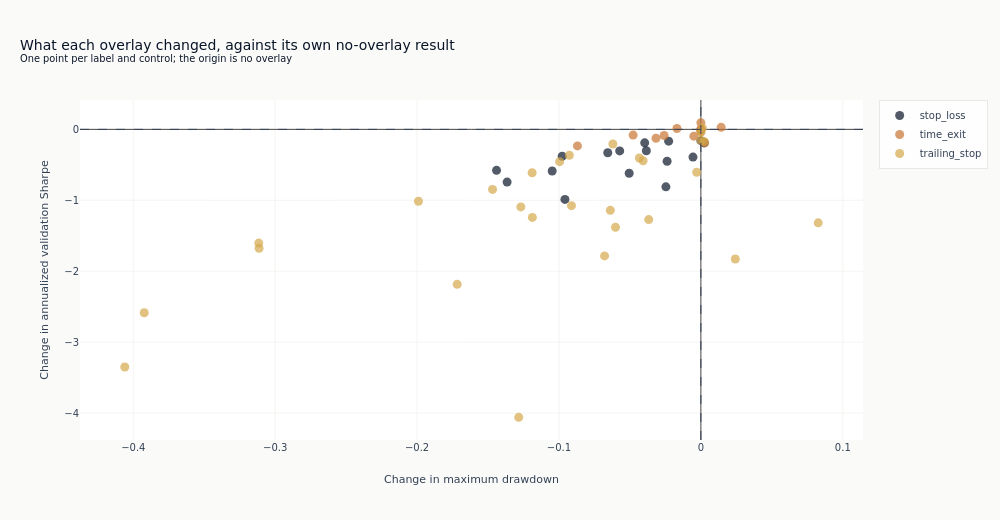

The code cell stored with this chart in its notebook:
### Markdown cell above
The two axes an overlay trades against each other. A control that helps sits up and to the
right: less drawdown and no worse Sharpe. The cluster's position relative to the origin is the
reading, not any single point in it - fourteen controls on one year of validation will produce
a best one whether or not any of them works.

### Code cell
fig = go.Figure()
palette = {
    "stop_loss": COLORS["blue"],
    "trailing_stop": COLORS["amber"],
    "time_exit": COLORS["copper"],
}
for control_type in sorted(set(comparable.get_column("control_type"))):
    panel = comparable.filter(pl.col("control_type") == control_type)
    fig.add_trace(
        go.Scatter(
            x=panel.get_column("drawdown_change").to_list(),
            y=panel.get_column("sharpe_change").to_list(),
            mode="markers",
            name=control_type,
            text=panel.get_column("control").to_list(),
            marker={"size": 9, "color": palette.get(control_type, COLORS["slate"]), "opacity": 0.7},
        )
    )
fig.add_hline(y=0, line_width=1, line_dash="dash", line_color=COLORS["neutral"])
fig.add_vline(x=0, line_width=1, line_dash="dash", line_color=COLORS["neutral"])
fig.update_layout(
    title={
        "text": "What each overlay changed, against its own no-overlay result"
        "<br><sup>One point per label and control; the origin is no overlay</sup>",
        "x": 0.02,
        "xanchor": "left",
    },
    xaxis_title="Change in maximum drawdown",
    yaxis_title="Change in annualized validation Sharpe",
    height=520,
    width=1000,
)
show_plotly_with_alt(
    fig,
    "Scatter plot of the change in annualized validation Sharpe against the change in maximum "
    "drawdown, one point per label and declared risk control coloured by control type, with "
    "dashed lines through the origin marking the no-overlay result. Points spread on both sides of the horizontal line, "
    "so the controls do not separate from no overlay on Sharpe.",
)

### Figure 1 — Plotly figure (JSON) as saved in the notebook; plotly's stock layout.template omitted (floating-point values rounded to 4 significant figures)
{"data": [{"marker": {"color": "#0a1628", "opacity": 0.7, "size": 9}, "mode": "markers", "name": "stop_loss", "text": ["stop_loss_3pct", "stop_loss_15pct", "stop_loss_15pct", "stop_loss_3pct", "stop_loss_10pct", "stop_loss_5pct", "stop_loss_5pct", "stop_loss_10pct", "stop_loss_5pct", "stop_loss_10pct", "stop_loss_10pct", "stop_loss_3pct", "stop_loss_5pct", "stop_loss_15pct", "stop_loss_15pct", "stop_loss_3pct"], "type": "scatter", "x": [-0.02381, 0.002201, 0.0, -0.144, -0.05721, -0.05053, -0.03843, -0.09774, -0.1048, -0.02271, -0.005562, -0.02466, -0.1366, -0.03961, -0.06563, -0.09581], "y": [-0.4502, -0.1905, -0.1597, -0.5779, -0.3037, -0.619, -0.3021, -0.3791, -0.5864, -0.1661, -0.3911, -0.811, -0.7435, -0.1899, -0.3297, -0.9874]}, {"marker": {"color": "#C87533", "opacity": 0.7, "size": 9}, "mode": "markers", "name": "time_exit", "text": ["time_exit_20", "time_exit_10", "time_exit_40", "time_exit_40", "time_exit_40", "time_exit_10", "time_exit_20", "time_exit_20", "time_exit_40", "time_exit_20", "time_exit_10", "time_exit_10"], "type": "scatter", "x": [-0.08699, 0.002697, -0.04776, 0.0, 0.0, 0.01429, 0.0, -0.02592, -0.004939, 0.0, -0.01687, -0.03163], "y": [-0.2334, -0.1892, -0.08026, -0.03144, 0.0, 0.02819, 0.0, -0.08639, -0.0956, 0.09511, 0.01174, -0.1255]}, {"marker": {"color": "#D4A84B", "opacity": 0.7, "size": 9}, "mode": "markers", "name": "trailing_stop", "text": ["trailing_15pct", "trailing_2pct", "trailing_1pct", "trailing_5pct", "trailing_15pct", "trailing_15pct", "trailing_20pct", "trailing_20pct", "trailing_1pct", "trailing_10pct", "trailing_20pct", "trailing_1pct", "trailing_20pct", "trailing_15pct", "trailing_3pct", "trailing_3pct", "trailing_3pct", "trailing_10pct", "trailing_5pct", "trailing_5pct", "trailing_2pct", "trailing_5pct", "trailing_3pct", "trailing_2pct", "trailing_2pct", "trailing_10pct", "trailing_10pct", "trailing_1pct"], "type": "scatter", "x": [0.002201, -0.0679, -0.1284, -0.06382, 0.0, -0.04073, -0.09954, 0.0, 0.02425, -0.1468, 0.001095, -0.1718, -0.06202, -0.1991, -0.0602, -0.03676, -0.1269, -0.09271, -0.3114, -0.1189, -0.3923, -0.09121, -0.3116, -0.1188, 0.08269, -0.002959, -0.04335, -0.406], "y": [-0.1718, -1.785, -4.062, -1.142, -0.1571, -0.4425, -0.4558, -0.04089, -1.829, -0.8467, 0.02156, -2.185, -0.2061, -1.014, -1.38, -1.273, -1.094, -0.3652, -1.678, -0.612, -2.586, -1.076, -1.603, -1.242, -1.318, -0.6044, -0.404, -3.351]}], "layout": {"height": 520, "shapes": [{"line": {"color": "#334155", "dash": "dash", "width": 1}, "type": "line", "x0": 0, "x1": 1, "xref": "x domain", "y0": 0, "y1": 0, "yref": "y"}, {"line": {"color": "#334155", "dash": "dash", "width": 1}, "type": "line", "x0": 0, "x1": 0, "xref": "x", "y0": 0, "y1": 1, "yref": "y domain"}], "title": {"text": "What each overlay changed, against its own no-overlay result<br><sup>One point per label and control; the origin is no overlay</sup>", "x": 0.02, "xanchor": "left"}, "width": 1000, "xaxis": {"title": {"text": "Change in maximum drawdown"}}, "yaxis": {"title": {"text": "Change in annualized validation Sharpe"}}}}
